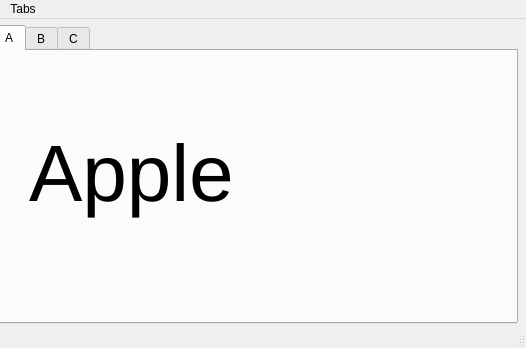
<?xml version="1.0" encoding="UTF-8"?>
<ui version="4.0">
 <class>Tabs</class>
 <widget class="QMainWindow" name="Tabs">
  <property name="geometry">
   <rect>
    <x>0</x>
    <y>0</y>
    <width>526</width>
    <height>348</height>
   </rect>
  </property>
  <property name="windowTitle">
   <string>Tabs</string>
  </property>
  <widget class="QWidget" name="centralwidget">
   <widget class="QTabWidget" name="tabWidget">
    <property name="geometry">
     <rect>
      <x>-7</x>
      <y>6</y>
      <width>525</width>
      <height>299</height>
     </rect>
    </property>
    <property name="currentIndex">
     <number>0</number>
    </property>
    <widget class="QWidget" name="tabA">
     <attribute name="title">
      <string>A</string>
     </attribute>
     <widget class="QLabel" name="labA">
      <property name="geometry">
       <rect>
        <x>34</x>
        <y>55</y>
        <width>471</width>
        <height>134</height>
       </rect>
      </property>
      <property name="font">
       <font>
        <pointsize>60</pointsize>
       </font>
      </property>
      <property name="text">
       <string>Apple</string>
      </property>
     </widget>
    </widget>
    <widget class="QWidget" name="tabB">
     <attribute name="title">
      <string>B</string>
     </attribute>
     <widget class="QLabel" name="labB">
      <property name="geometry">
       <rect>
        <x>37</x>
        <y>59</y>
        <width>445</width>
        <height>134</height>
       </rect>
      </property>
      <property name="font">
       <font>
        <pointsize>60</pointsize>
       </font>
      </property>
      <property name="text">
       <string>Banana</string>
      </property>
     </widget>
    </widget>
    <widget class="QWidget" name="tabC">
     <attribute name="title">
      <string>C</string>
     </attribute>
     <widget class="QLabel" name="labC">
      <property name="geometry">
       <rect>
        <x>46</x>
        <y>58</y>
        <width>454</width>
        <height>134</height>
       </rect>
      </property>
      <property name="font">
       <font>
        <pointsize>60</pointsize>
       </font>
      </property>
      <property name="text">
       <string>Cherry</string>
      </property>
     </widget>
    </widget>
   </widget>
  </widget>
  <widget class="QMenuBar" name="menubar">
   <property name="geometry">
    <rect>
     <x>0</x>
     <y>0</y>
     <width>526</width>
     <height>25</height>
    </rect>
   </property>
   <widget class="QMenu" name="menuTabs">
    <property name="title">
     <string>Tabs</string>
    </property>
    <addaction name="actionA"/>
    <addaction name="actionB"/>
    <addaction name="actionC"/>
    <addaction name="actionQuit"/>
   </widget>
   <addaction name="menuTabs"/>
  </widget>
  <widget class="QStatusBar" name="statusbar"/>
  <action name="actionA">
   <property name="text">
    <string>A</string>
   </property>
  </action>
  <action name="actionB">
   <property name="text">
    <string>B</string>
   </property>
  </action>
  <action name="actionC">
   <property name="text">
    <string>C</string>
   </property>
  </action>
  <action name="actionQuit">
   <property name="text">
    <string>Quit</string>
   </property>
  </action>
 </widget>
 <resources/>
 <connections/>
</ui>
